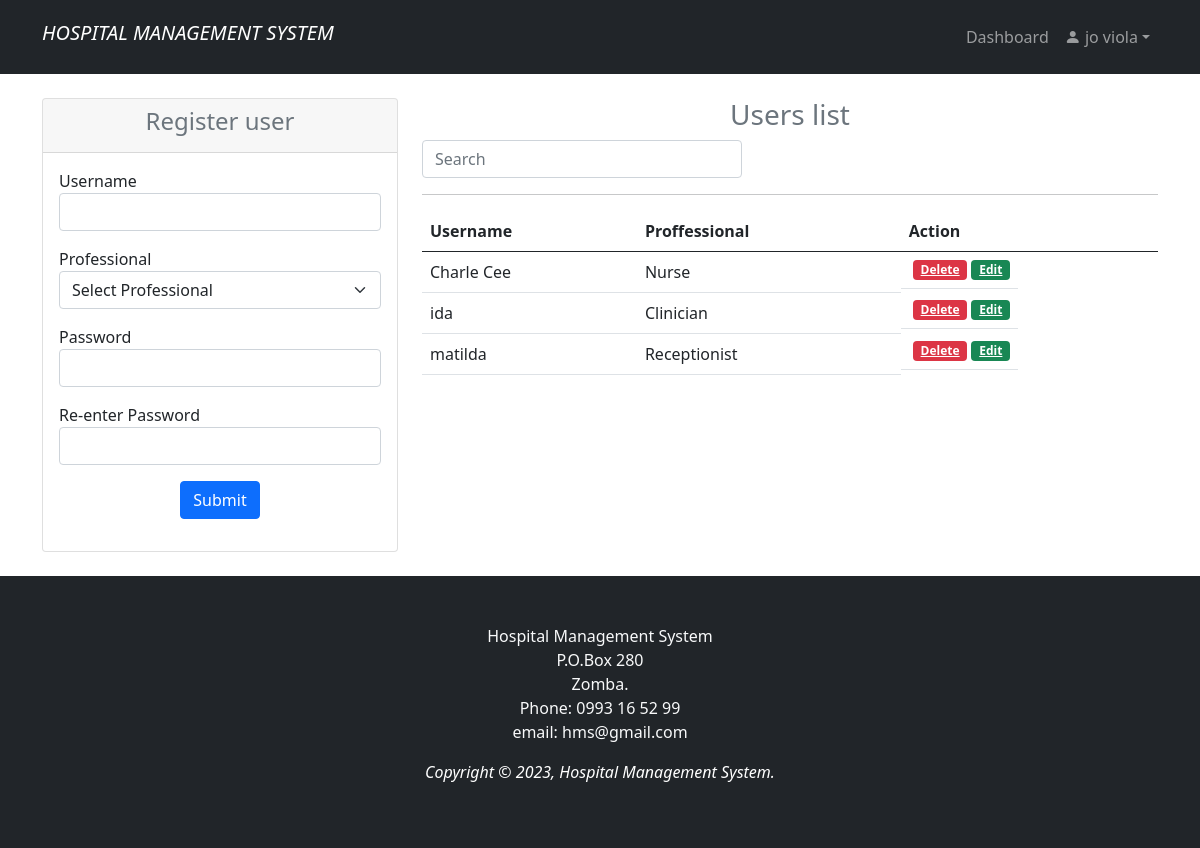
The page /user_reg.php (signed in) on the database as committed earlier.
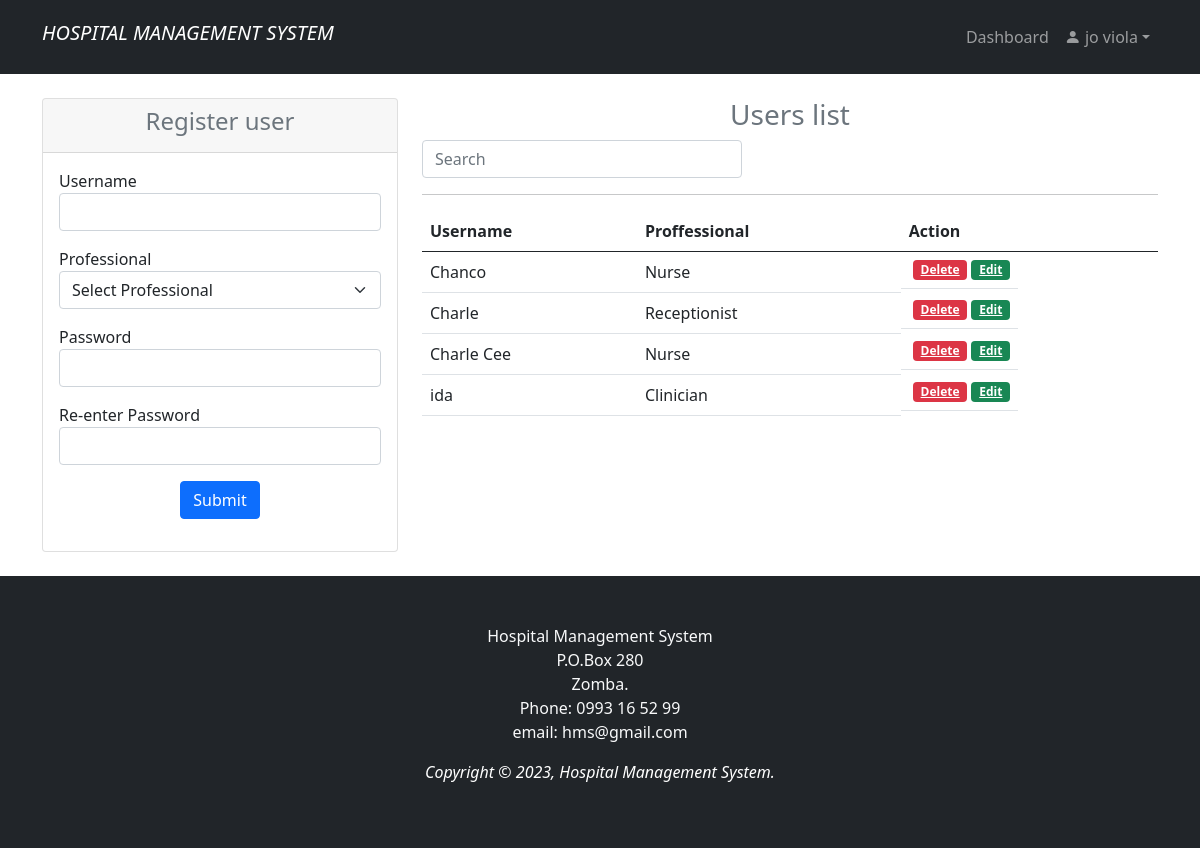
The same page on the database as committed later.
### tables this page shows
CREATE TABLE `user` (
  `id` int(11) NOT NULL,
  `uname` varchar(100) NOT NULL,
  `prof` varchar(100) NOT NULL,
  `pwd` varchar(100) NOT NULL
);

### user_reg.php (the view, shortened to what the changed rows need)
<?php
    include 'user_regdb.php';
    if (isset($_SESSION['id']) && isset($_SESSION['uname'])){
?>
<!doctype html>
<html lang="en">
    <head>
        <link rel="stylesheet" href="https://cdn.jsdelivr.net/npm/bootstrap-icons@1.3.0/font/bootstrap-icons.css">
        <link rel="stylesheet" href="style.css"/>
        <link rel="stylesheet" href="bootstrap-5.0.0/css/bootstrap.min.css"/>
    </head>
    <body>
     <?php
            include "anavbar.php";
        ?>
<section class="p-4 bg-white">
        <div class="container">
            <div class="row">
                <div class="col-md-8">
                <?php
                    $sql = "SELECT * FROM user ORDER BY id DESC";
                    $result = $mysqli->query($sql);
                ?>
                        <table class="table table-hover" style="overflow:auto">
                            <thead class="table table-hover">
                                <tr>
                                    <th>Username</th>
                                    <th>Proffessional</th>
                                    <th>Action</th>
                                </tr>
                            </thead>
                            <tbody id = "myTable">
                            <?php while($row = $result->fetch_assoc()) { ?>
                                <tr>
                                    <td><?php echo $row['uname']; ?></td>
                                    <td><?php echo $row['prof']; ?></td>
                                    <td class="btn-group btn-group-justified">
                                         <a href="user_regdb.php?delete=<?php echo $row['id']; ?>" class="badge bg-danger mx-1"
                                         onclick="return confirm('This will be deleted completely?');">Delete</a>
                                        <a href="user_reg.php?edit=<?php echo $row['id']; ?>" class="badge bg-success">Edit</a>
                                    </td>
                                </tr>
                            <?php }?>
                            </tbody>
                        </table>
                </div>
         </div>
    </section>
        <?php
            include "footer.php";
        ?>
    </body>
</html>
<?php
    }else {
        header("Location: home.php");
        exit();
    }
?>

Rows that differ between the two databases and show on the page:
removed user: uname "matilda", prof "Receptionist"
added user: uname "Chanco", prof "Nurse"
added user: uname "Charle", prof "Receptionist"
